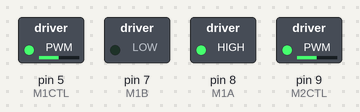
This sketch was run on a simulated Arduino Uno, built with avr-gcc and run on an emulated ATmega328P. Parts: switched loads named in the sketch (green lamp = pin HIGH).

Above: at 0.05 s.
At 2.05 s:
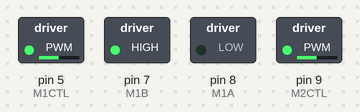
At 3.25 s:
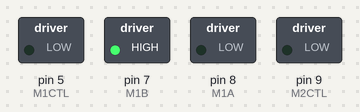
At 6.5 s:
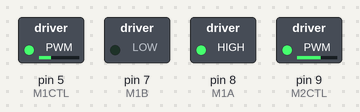
At 8.0 s:
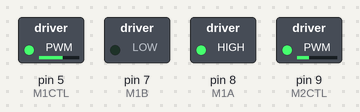
At 13.0 s:
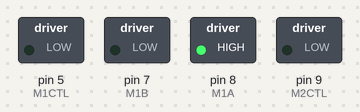
Timing chart, 0 to 16.9 s (numbered marks = the images above):
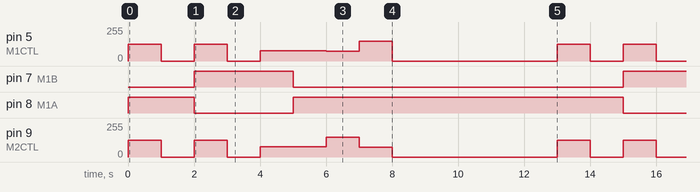

The sketch:

Phase2BDRAFT.ino
```cpp
#define M1CTL 5
#define M1A 8
#define M1B 7

#define M2CTL 9
#define M2A 4
#define M2B 2

void setup() {
  // put your setup code here, to run once:
  pinMode(M1A, OUTPUT);
  pinMode(M1B, OUTPUT);
  pinMode(M1CTL, OUTPUT);
  digitalWrite(M1CTL, LOW);
  digitalWrite(M1A, LOW);
  digitalWrite(M1B, LOW);

}

//

void loop() {
  forward(125, 1000);
  delay(1000);
  backward(125, 1000);
  delay(1000);
  crank90_L();
  crank90_R();
  turn_L(150, 1000);
  turn_R(150, 1000);
  delay(5000);
}

//p is out of 255
void forward(int p, int ms) {
  // Set forward direction
  digitalWrite(M1B, LOW);
  digitalWrite(M1A, HIGH);
  digitalWrite(M2B, LOW);
  digitalWrite(M2A, HIGH);

  // Turn motor on
  analogWrite(M1CTL, p);
  analogWrite(M2CTL, p);
  delay(ms);
  analogWrite(M1CTL, 0);
  analogWrite(M2CTL, 0);
}

void backward(int p, int ms) {
  // Set backward direction
  digitalWrite(M1A, LOW);
  digitalWrite(M1B, HIGH);
  digitalWrite(M2A, LOW);
  digitalWrite(M2B, HIGH);

  // Turn motor on
  analogWrite(M1CTL, p);
  analogWrite(M2CTL, p);
  delay(ms);
  analogWrite(M1CTL, 0);
  analogWrite(M2CTL, 0);
}

void crank90_R() {
  pivot_R(77, 1000);
}

void crank90_L() {
  pivot_L(77, 1000);
}

void turn_R(int p, int ms) {
   // Set backward direction
  digitalWrite(M1B, LOW);
  digitalWrite(M1A, HIGH);
  digitalWrite(M2B, LOW);
  digitalWrite(M2A, HIGH);

  analogWrite(M1CTL, p);
  analogWrite(M2CTL, p/2);
  delay(ms);
  analogWrite(M1CTL, 0);
  analogWrite(M2CTL, 0);
}

void turn_L(int p, int ms) {
   // Set backward direction
  digitalWrite(M1B, LOW);
  digitalWrite(M1A, HIGH);
  digitalWrite(M2B, LOW);
  digitalWrite(M2A, HIGH);

  analogWrite(M1CTL, p / 2);
  analogWrite(M2CTL, p);
  delay(ms);
  analogWrite(M1CTL, 0);
  analogWrite(M2CTL, 0);
}

void pivot_R(int p, int ms) {
   // Set backward direction
  digitalWrite(M1B, LOW);
  digitalWrite(M1A, HIGH);
  digitalWrite(M2A, LOW);
  digitalWrite(M2B, HIGH);

  analogWrite(M1CTL, p);
  analogWrite(M2CTL, p);
  delay(ms);
  analogWrite(M1CTL, 0);
  analogWrite(M2CTL, 0);
}

void pivot_L(int p, int ms) {
   // Set backward direction
  digitalWrite(M1A, LOW);
  digitalWrite(M1B, HIGH);
  digitalWrite(M2B, LOW);
  digitalWrite(M2A, HIGH);

  analogWrite(M1CTL, p);
  analogWrite(M2CTL, p);
  delay(ms);
  analogWrite(M1CTL, 0);
  analogWrite(M2CTL, 0);
}

void stop() {
  digitalWrite(M1A, LOW);
  digitalWrite(M1B, LOW);
  digitalWrite(M2B, LOW);
  digitalWrite(M2A, LOW);

  digitalWrite(M1CTL, 0);
  digitalWrite(M2CTL, 0);
}
```

Measured:
- by itself, pin 7 (M1B): alternates HIGH for 3.0 s and LOW for 10.0 s
- by itself, pin 8 (M1A): repeats every 13.0 s: LOW 3.0 s, HIGH 10.0 s
- by itself, pin 5 (M1CTL): repeats every 13.0 s: 0/255 1.0 s, 125/255 1.0 s, 0/255 1.0 s, 77/255 2.0 s, 75/255 1.0 s, 150/255 1.0 s, 0/255 5.0 s, 125/255 1.0 s
- by itself, pin 9 (M2CTL): repeats every 13.0 s: 0/255 1.0 s, 125/255 1.0 s, 0/255 1.0 s, 77/255 2.0 s, 150/255 1.0 s, 75/255 1.0 s, 0/255 5.0 s, 125/255 1.0 s
